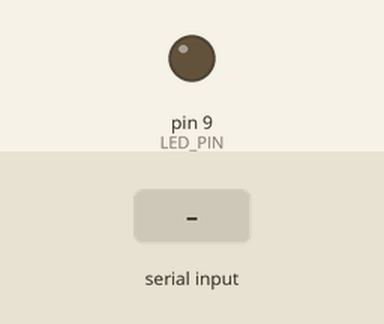
Bench run of a sketch on a simulated Arduino Uno, built with avr-gcc and run on an emulated ATmega328P. Parts: output pins drawn as LEDs (lit = HIGH). The test bench sets the inputs (shaded band). What the sketch prints to the serial monitor is not drawn.

Above: at 1.2 s.
1.3 s: "L:90\n" received over Serial
At 2.2 s:
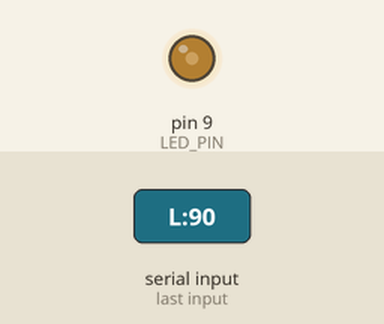
2.8 s: "B:\n" received over Serial
4.3 s: "B:90\n" received over Serial
Timing chart, 0 to 7.3 s (numbered marks = the images above; inputs shaded):
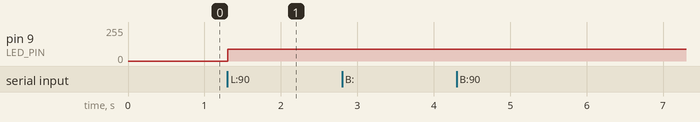

The sketch:

LED_brightness_control.ino
```cpp
/*
 * Arduino LED 亮度與閃爍頻率控制
 *
 * 此程式接收來自Web Serial API的命令，
 * 控制連接到PWM引腳的LED亮度和閃爍頻率。
 *
 * 連接方式：
 * - LED正極連接到Arduino UNO的9號引腳（PWM引腳）
 * - LED負極通過適當的電阻（約220歐姆）連接到GND
 */

// 定義LED引腳（必須是PWM引腳）
const int LED_PIN = 9;

// 儲存當前亮度值
int brightness = 0;

// 閃爍相關變數
int blinkRate = 0;        // 閃爍頻率 (0 表示不閃爍，1-10 表示閃爍速度)
unsigned long lastBlink = 0;  // 上次閃爍時間
int ledState = HIGH;      // LED 當前狀態
bool isBlinking = false;  // 是否正在閃爍

void setup() {
  // 初始化串口通信，設定鮑率為9600
  Serial.begin(9600);

  // 設定LED引腳為輸出模式
  pinMode(LED_PIN, OUTPUT);

  // 初始化LED亮度為0（關閉）
  analogWrite(LED_PIN, brightness);

  // 發送初始化完成訊息
  Serial.println("Arduino LED控制器已準備就緒");
}

// 計算閃爍間隔時間（毫秒）
unsigned long getBlinkInterval() {
  if (blinkRate <= 0) return 0; // 不閃爍

  // 將 1-10 的閃爍頻率轉換為實際閃爍間隔
  // 頻率越高，間隔越短 (100ms ~ 1000ms)
  return 1100 - (blinkRate * 100);
}

void loop() {
  // 處理LED閃爍
  if (blinkRate > 0) {
    isBlinking = true;
    unsigned long currentMillis = millis();
    unsigned long blinkInterval = getBlinkInterval();

    if (currentMillis - lastBlink >= blinkInterval) {
      lastBlink = currentMillis;

      // 切換LED狀態
      if (ledState == HIGH) {
        ledState = LOW;
        analogWrite(LED_PIN, 0); // 關閉LED
      } else {
        ledState = HIGH;
        analogWrite(LED_PIN, brightness); // 使用設定的亮度
      }
    }
  } else if (isBlinking) {
    // 停止閃爍，設為持續亮起狀態
    isBlinking = false;
    analogWrite(LED_PIN, brightness);
  }  // 檢查是否有串口數據可用
  if (Serial.available() > 0) {
    // 讀取命令字串
    String command = Serial.readStringUntil('\n');

    // 處理亮度控制命令
    if (command.startsWith("L:")) {
      // 解析亮度值
      String valueStr = command.substring(2);
      int newBrightness = valueStr.toInt();

      // 確保亮度值在有效範圍內（0-255）
      if (newBrightness >= 0 && newBrightness <= 255) {
        brightness = newBrightness;

        // 如果不是正在閃爍，立即設定LED亮度
        if (!isBlinking) {
          analogWrite(LED_PIN, brightness);
        }

        // 發送確認訊息
        Serial.print("已設定LED亮度為: ");
        Serial.println(brightness);
      } else {
        // 發送錯誤訊息
        Serial.println("錯誤: 亮度值必須在0-255之間");
      }
    }
    // 處理閃爍頻率控制命令
    else if (command.startsWith("B:")) {
      // 解析閃爍頻率值
      String valueStr = command.substring(2);
      int newBlinkRate = valueStr.toInt();

      // 確保頻率值在有效範圍內（0-10，0表示不閃爍）
      if (newBlinkRate >= 0 && newBlinkRate <= 10) {
        blinkRate = newBlinkRate;

        // 重置閃爍計時器
        lastBlink = millis();

        // 如果頻率為0，停止閃爍
        if (blinkRate == 0) {
          isBlinking = false;
          analogWrite(LED_PIN, brightness);
        }

        // 發送確認訊息
        Serial.print("已設定LED閃爍頻率為: ");
        Serial.println(blinkRate);
      } else {
        // 發送錯誤訊息
        Serial.println("錯誤: 閃爍頻率值必須在0-10之間");
      }
    }
  }

  // 短暫延遲以降低CPU使用率
  delay(10);
}
```

Measured:
- after the input at 1.3 s, pin 9 (LED_PIN): 0/255 → 90/255 at once
- after the input at 2.8 s, every drawn part: stays the same
- after the input at 4.3 s, every drawn part: stays the same
